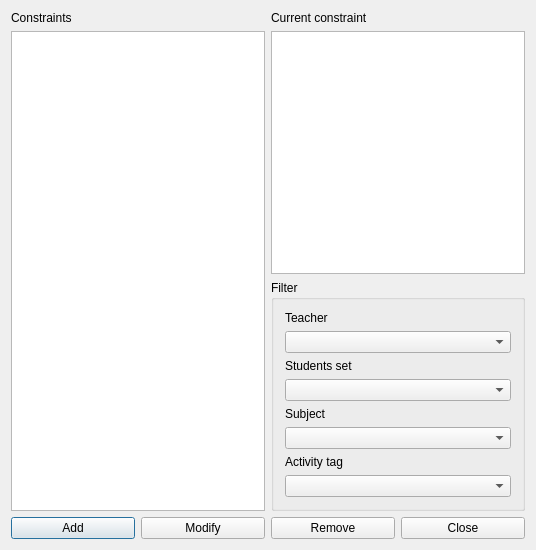
<?xml version="1.0" encoding="UTF-8"?>
<ui version="4.0">
 <class>ConstraintActivityEndsTeachersDayForm_template</class>
 <widget class="QDialog" name="ConstraintActivityEndsTeachersDayForm_template">
  <property name="geometry">
   <rect>
    <x>0</x>
    <y>0</y>
    <width>536</width>
    <height>550</height>
   </rect>
  </property>
  <property name="windowTitle">
   <string extracomment="This is the title of the dialog to see the list of all constraints of this type">Constraints activity ends teachers day</string>
  </property>
  <layout class="QGridLayout" name="gridLayout">
   <item row="0" column="0">
    <widget class="QLabel" name="constraintsTextLabel">
     <property name="frameShape">
      <enum>QFrame::NoFrame</enum>
     </property>
     <property name="frameShadow">
      <enum>QFrame::Plain</enum>
     </property>
     <property name="text">
      <string>Constraints</string>
     </property>
     <property name="wordWrap">
      <bool>false</bool>
     </property>
    </widget>
   </item>
   <item row="0" column="2" colspan="2">
    <widget class="QLabel" name="currentConstraintTextLabel">
     <property name="text">
      <string>Current constraint</string>
     </property>
     <property name="wordWrap">
      <bool>false</bool>
     </property>
    </widget>
   </item>
   <item row="1" column="0" rowspan="2" colspan="2">
    <widget class="QListWidget" name="constraintsListWidget"/>
   </item>
   <item row="1" column="2" colspan="2">
    <widget class="QPlainTextEdit" name="currentConstraintTextEdit"/>
   </item>
   <item row="2" column="2" colspan="2">
    <widget class="QGroupBox" name="filterGroupBox">
     <property name="title">
      <string>Filter</string>
     </property>
     <layout class="QVBoxLayout" name="verticalLayout">
      <item>
       <widget class="QLabel" name="teachersTextLabel">
        <property name="text">
         <string>Teacher</string>
        </property>
        <property name="wordWrap">
         <bool>false</bool>
        </property>
       </widget>
      </item>
      <item>
       <widget class="QComboBox" name="teachersComboBox"/>
      </item>
      <item>
       <widget class="QLabel" name="studentsTextLabel">
        <property name="text">
         <string>Students set</string>
        </property>
        <property name="wordWrap">
         <bool>false</bool>
        </property>
       </widget>
      </item>
      <item>
       <widget class="QComboBox" name="studentsComboBox"/>
      </item>
      <item>
       <widget class="QLabel" name="subjectsTextLabel">
        <property name="text">
         <string>Subject</string>
        </property>
        <property name="wordWrap">
         <bool>false</bool>
        </property>
       </widget>
      </item>
      <item>
       <widget class="QComboBox" name="subjectsComboBox"/>
      </item>
      <item>
       <widget class="QLabel" name="activityTagsTextLabel">
        <property name="text">
         <string>Activity tag</string>
        </property>
        <property name="wordWrap">
         <bool>false</bool>
        </property>
       </widget>
      </item>
      <item>
       <widget class="QComboBox" name="activityTagsComboBox"/>
      </item>
     </layout>
    </widget>
   </item>
   <item row="3" column="0">
    <widget class="QPushButton" name="addConstraintPushButton">
     <property name="text">
      <string>Add</string>
     </property>
    </widget>
   </item>
   <item row="3" column="1">
    <widget class="QPushButton" name="modifyConstraintPushButton">
     <property name="text">
      <string>Modify</string>
     </property>
    </widget>
   </item>
   <item row="3" column="2">
    <widget class="QPushButton" name="removeConstraintPushButton">
     <property name="text">
      <string>Remove</string>
     </property>
    </widget>
   </item>
   <item row="3" column="3">
    <widget class="QPushButton" name="closePushButton">
     <property name="text">
      <string>Close</string>
     </property>
    </widget>
   </item>
  </layout>
 </widget>
 <layoutdefault spacing="6" margin="11"/>
 <resources/>
 <connections/>
</ui>
